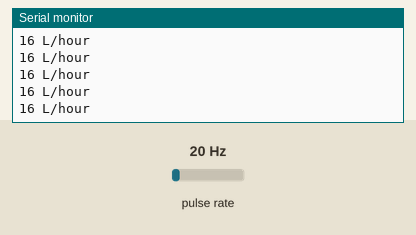
A sketch run on a simulated Arduino Uno, built with avr-gcc and run on an emulated ATmega328P. On the bench: the last lines printed to the serial monitor. Wiring (inferred from the names in the program): pulse sensor: data pin 2. The test bench sets the inputs (shaded band); at power-on: pulse rate 20 Hz.

Above: at 1.2 s.
1.3 s: pulse rate (sensor on pin 2) set to 4 Hz
At 1.41 s:
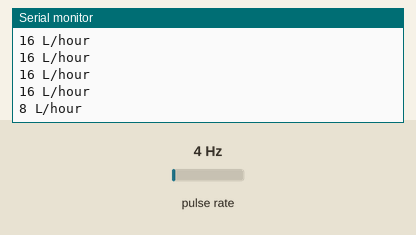
2.8 s: pulse rate (sensor on pin 2) set to 50 Hz
At 2.81 s:
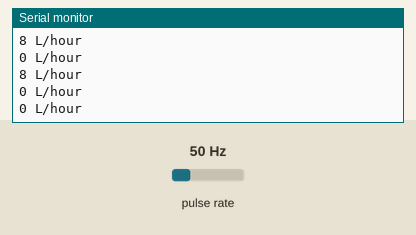
Timing chart, 0 to 5.8 s (numbered marks = the images above; inputs shaded):
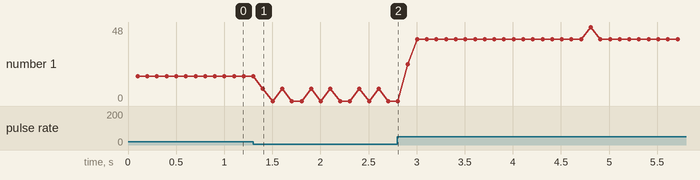

The sketch:

flow_sensor.ino
```cpp
int TURBINE;      //pengukuran SINYAL data yang bersifat incremental
int HSensor = 2; //nama alias pada pin 2
int Calc;

void speedrpm ()    //fungsi penghitungan dan interrupt
{
TURBINE++; //bersifat incrementing (dengan mode falling edge)

}

void setup()
{
pinMode(HSensor, INPUT); //inisialisasi sebagai input
Serial.begin(9600);
attachInterrupt(00, speedrpm, RISING); //cara penulisan perintah interrupt
}

void loop ()
{
TURBINE = 00; //data awal = 0
sei(); //perintah aktifnya mode interrupt
delay (100); //nilai delay 1 detik
cli(); //perintah untuk matinya program interrupt
Calc = (TURBINE * 60 / 7.5); //Pulsa * 60 / 7.5

//satuan FLOW RATE benda cair yaitu L / hour

Serial.print(Calc, DEC); //menampilkan hasil pembacaan kalkulasi flow rate dalam bentuk dec di serial monitor
Serial.print(" L/hour\r\n"); //Tampilkan L / hour pada baris baru
}
```

Measured:
- after the input at 1.3 s, the serial monitor: prints a new line after 0.10 s (image 1)
- plotted number 1: 16 → 0 after the input at 1.3 s, 0 → 40 after the input at 2.8 s
